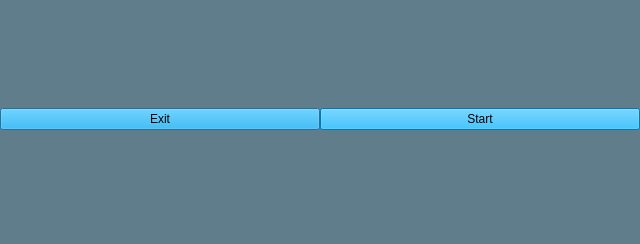
<?xml version="1.0" encoding="UTF-8"?>
<ui version="4.0">
 <class>Dialog</class>
 <widget class="QDialog" name="Dialog">
  <property name="geometry">
   <rect>
    <x>0</x>
    <y>0</y>
    <width>640</width>
    <height>244</height>
   </rect>
  </property>
  <property name="windowTitle">
   <string>Dialog</string>
  </property>
  <property name="styleSheet">
   <string notr="true">
#status_label {
	/*background-color:rgb(239, 242, 255);*/
	background-color: rgb(170, 170, 171);

}
#status_bottom_shadow {
/*background-color: qlineargradient(spread:pad, x1:0, y1:0, x2:0, y2:0.472, stop:0 rgba(0, 0, 0, 255), stop:1 rgba(252, 251, 255, 5));*/
	background-color: qlineargradient(spread:pad, x1:0, y1:0, x2:0, y2:0.472, stop:0 rgba(0, 0, 0, 167), stop:1 rgba(96, 125, 139, 5));
}
QDialog{
/*	background-color: rgb(255, 255, 255);*/
	background-color: #607D8B;
/*rgb(96, 125, 139)*/
}



</string>
  </property>
  <layout class="QVBoxLayout" name="verticalLayout">
   <property name="spacing">
    <number>6</number>
   </property>
   <property name="leftMargin">
    <number>0</number>
   </property>
   <property name="topMargin">
    <number>0</number>
   </property>
   <property name="rightMargin">
    <number>0</number>
   </property>
   <property name="bottomMargin">
    <number>6</number>
   </property>
   <item>
    <layout class="QGridLayout" name="top_grid">
     <property name="topMargin">
      <number>0</number>
     </property>
     <property name="bottomMargin">
      <number>0</number>
     </property>
     <property name="spacing">
      <number>0</number>
     </property>
    </layout>
   </item>
   <item>
    <layout class="QHBoxLayout" name="bottom_buttons_horz">
     <property name="spacing">
      <number>0</number>
     </property>
     <item>
      <widget class="QPushButton" name="exit">
       <property name="styleSheet">
        <string notr="true">#exit {
	background-color: #03A9F4;
}</string>
       </property>
       <property name="text">
        <string>Exit</string>
       </property>
      </widget>
     </item>
     <item>
      <widget class="QPushButton" name="start_button">
       <property name="styleSheet">
        <string notr="true">#start_button {
	background-color: #03A9F4;
}</string>
       </property>
       <property name="text">
        <string>Start</string>
       </property>
       <property name="default">
        <bool>false</bool>
       </property>
       <property name="flat">
        <bool>false</bool>
       </property>
      </widget>
     </item>
    </layout>
   </item>
  </layout>
 </widget>
 <layoutdefault spacing="6" margin="11"/>
 <resources/>
 <connections>
  <connection>
   <sender>exit</sender>
   <signal>clicked()</signal>
   <receiver>Dialog</receiver>
   <slot>close()</slot>
   <hints>
    <hint type="sourcelabel">
     <x>313</x>
     <y>420</y>
    </hint>
    <hint type="destinationlabel">
     <x>631</x>
     <y>414</y>
    </hint>
   </hints>
  </connection>
 </connections>
</ui>
